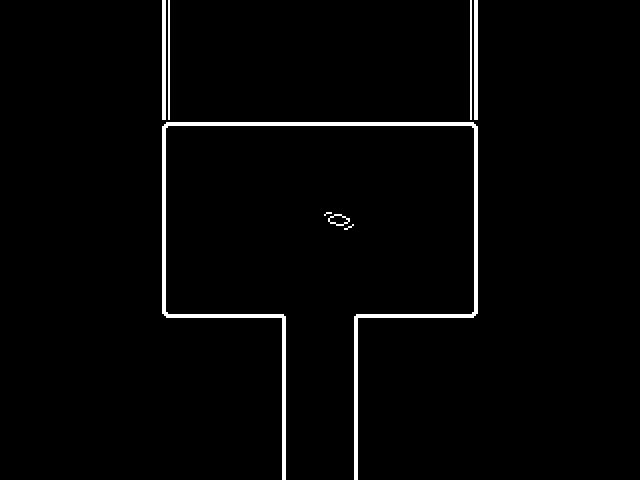

This is a level from a 2D game, rendered from its Tiled map with the project's own tilesets. A one-line summary and the complete map file follow:
An orthogonal 16x12 tile map with 40x40 px tiles, 1 tile layer (Tile Layer 1), 2 tilesets and 42 objects (7x interactable, 4x bluhpainting, 3x script, beanspot, transition, ...).

<map version="1.11" tiledversion="1.11.2" orientation="orthogonal" renderorder="right-down" width="16" height="12" tilewidth="40" tileheight="40" infinite="0" nextlayerid="8" nextobjectid="65">
 <editorsettings>
  <export target="lancer.lua" format="lua" />
 </editorsettings>
 <properties>
  <property name="music" value="mainhub" />
 </properties>
 <tileset firstgid="1" source="../../tilesets/cctiles.tsx" />
 <tileset firstgid="145" source="../../tilesets/cc_throneroom_tiles.tsx" />
 <layer id="1" name="Tile Layer 1" width="16" height="12">
  <data encoding="csv">
0,0,0,0,25,0,0,0,0,0,0,27,0,0,0,0,
0,0,0,0,25,0,0,0,0,0,0,27,0,0,0,0,
0,0,0,0,25,0,0,0,0,0,0,27,0,0,0,0,
0,0,0,0,1,2,2,2,2,2,2,3,0,0,0,0,
0,0,0,0,7,0,0,0,0,0,0,9,0,0,0,0,
0,0,0,0,7,0,0,0,174,0,0,9,0,0,0,0,
0,0,0,0,7,0,0,0,0,0,0,9,0,0,0,0,
0,0,0,0,13,14,14,5,4,14,14,15,0,0,0,0,
0,0,0,0,0,0,0,7,9,0,0,0,0,0,0,0,
0,0,0,0,0,0,0,7,9,0,0,0,0,0,0,0,
0,0,0,0,0,0,0,7,9,0,0,0,0,0,0,0,
0,0,0,0,0,0,0,7,9,0,0,0,0,0,0,0
</data>
 </layer>
 <objectgroup color="#0000ff" id="2" name="collision">
  <object id="2" x="240" y="320" width="40" height="160" />
  <object id="3" x="360" y="360" width="40" height="120" />
  <object id="4" x="120" y="320" width="120" height="40" />
  <object id="5" x="360" y="320" width="120" height="40" />
  <object id="6" x="120" y="80" width="40" height="240" />
  <object id="7" x="160" y="80" width="360" height="40" />
  <object id="8" x="480" y="80" width="40" height="280" />
  <object id="18" x="160" y="120" width="128" height="100" />
 </objectgroup>
 <objectgroup id="5" name="objects_bg">
  <object id="16" gid="18" x="210" y="70" width="40" height="40" />
  <object id="30" gid="220" x="180" y="150" width="40" height="40" />
  <object id="31" gid="221" x="220" y="150" width="40" height="40" />
  <object id="32" gid="222" x="260" y="150" width="40" height="40" />
  <object id="33" gid="226" x="180" y="190" width="40" height="40" />
  <object id="34" gid="227" x="220" y="190" width="40" height="40" />
  <object id="35" gid="228" x="260" y="190" width="40" height="40" />
  <object id="36" gid="232" x="180" y="230" width="40" height="40" />
  <object id="37" gid="233" x="220" y="230" width="40" height="40" />
  <object id="38" gid="234" x="260" y="230" width="40" height="40" />
  <object id="39" gid="174" x="270" y="280" width="40" height="40" />
  <object id="40" gid="174" x="190" y="290" width="40" height="40" />
  <object id="41" gid="186" x="410" y="240" width="40" height="40" />
  <object id="42" gid="179" x="390" y="180" width="40" height="40" />
  <object id="43" gid="180" x="430" y="180" width="40" height="40" />
  <object id="59" gid="174" x="370" y="300" width="40" height="40" />
 </objectgroup>
 <objectgroup id="7" name="objects_beans">
  <object id="61" name="beanspot" x="340" y="170">
   <properties>
    <property name="bean_col" type="color" value="#ff7629ff" />
    <property name="color" type="color" value="#ffffffff" />
    <property name="inc_flag" value="darkess_beans" />
    <property name="name" value="Darkess Bean" />
   </properties>
   <point />
  </object>
 </objectgroup>
 <objectgroup color="#ff00ff" id="3" name="objects">
  <object id="10" name="script" x="268.072" y="475" width="98.6654" height="45.6095">
   <properties>
    <property name="once" type="bool" value="false" />
    <property name="script" value="lancer_exit" />
   </properties>
  </object>
  <object id="11" name="transition" x="268.072" y="475" width="98.6654" height="45.6095">
   <properties>
    <property name="map" value="floor2/apartments_left" />
    <property name="marker" value="entry_lancer" />
   </properties>
  </object>
  <object id="47" name="bluhpainting" x="300" y="50" width="40" height="80" />
  <object id="48" name="bluhpainting" x="340" y="50" width="40" height="80" />
  <object id="49" name="bluhpainting" x="380" y="50" width="40" height="80" />
  <object id="50" name="bluhpainting" x="420" y="50" width="40" height="80" />
  <object id="53" name="interactable" x="160" y="120" width="128" height="100">
   <properties>
    <property name="text" value="* (A bouncy bed for a bouncy boy.)" />
   </properties>
  </object>
  <object id="54" name="interactable" x="190" y="260" width="30" height="20">
   <properties>
    <property name="text1" value="* (You found 20 Rupys in the hole!)" />
    <property name="text2" value="* (Unfortunately,[wait:5] that's not a useful currency here...)" />
   </properties>
  </object>
  <object id="55" name="interactable" x="270" y="250" width="30" height="20">
   <properties>
    <property name="text" value="* (It's a hole made recreationally.)" />
   </properties>
  </object>
  <object id="56" name="interactable" x="320" y="210" width="30" height="20">
   <properties>
    <property name="text" value="* (It's a hole.[wait:5] Presumably dug for fun.)" />
   </properties>
  </object>
  <object id="57" name="interactable" x="390" y="150" width="60" height="30">
   <properties>
    <property name="cutscene" value="floor2.lancer_player" />
   </properties>
  </object>
  <object id="58" name="interactable" x="420" y="210" width="20" height="30">
   <properties>
    <property name="text" value="* (It's some kind of digging implement.)" />
   </properties>
  </object>
  <object id="60" name="interactable" x="370" y="270" width="30" height="20">
   <properties>
    <property name="text" value="* (There's salsa buried in the ground here.)" />
   </properties>
  </object>
  <object id="62" name="script" x="314" y="432.5" width="12" height="10.5">
   <properties>
    <property name="cutscene" value="floor2.lancer" />
    <property name="once" type="bool" value="true" />
   </properties>
  </object>
  <object id="63" name="script" x="279" y="450.545" width="81.8182" height="3.81818">
   <properties>
    <property name="cutscene" value="floor2.beans_forcer" />
    <property name="flagcheck" value="!lancer_obtained" />
    <property name="once" type="bool" value="false" />
   </properties>
  </object>
  <object id="64" name="npc" x="340" y="190">
   <properties>
    <property name="actor" value="lancer" />
    <property name="facing" value="up" />
    <property name="flagcheck" value="!lancer_obtained" />
   </properties>
   <point />
  </object>
 </objectgroup>
 <objectgroup color="#7f00ff" id="4" name="markers">
  <object id="12" name="entry" x="320" y="440">
   <point />
  </object>
 </objectgroup>
</map>
